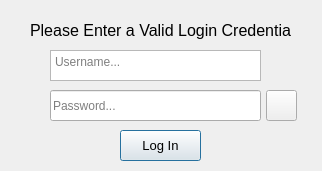
<?xml version="1.0" encoding="UTF-8"?>
<ui version="4.0">
 <class>AdminLogin</class>
 <widget class="QDialog" name="AdminLogin">
  <property name="geometry">
   <rect>
    <x>0</x>
    <y>0</y>
    <width>322</width>
    <height>171</height>
   </rect>
  </property>
  <property name="windowTitle">
   <string>Admin Login</string>
  </property>
  <widget class="QTextEdit" name="usernameText">
   <property name="geometry">
    <rect>
     <x>50</x>
     <y>50</y>
     <width>211</width>
     <height>31</height>
    </rect>
   </property>
   <property name="placeholderText">
    <string>Username...</string>
   </property>
  </widget>
  <widget class="QLabel" name="loginLabel">
   <property name="geometry">
    <rect>
     <x>30</x>
     <y>20</y>
     <width>261</width>
     <height>21</height>
    </rect>
   </property>
   <property name="font">
    <font>
     <pointsize>12</pointsize>
    </font>
   </property>
   <property name="text">
    <string>Please Enter a Valid Login Credential:</string>
   </property>
  </widget>
  <widget class="QPushButton" name="loginButton">
   <property name="geometry">
    <rect>
     <x>120</x>
     <y>130</y>
     <width>81</width>
     <height>31</height>
    </rect>
   </property>
   <property name="font">
    <font>
     <pointsize>10</pointsize>
    </font>
   </property>
   <property name="text">
    <string>Log In</string>
   </property>
  </widget>
  <widget class="QLineEdit" name="passwordText">
   <property name="geometry">
    <rect>
     <x>50</x>
     <y>90</y>
     <width>211</width>
     <height>31</height>
    </rect>
   </property>
   <property name="echoMode">
    <enum>QLineEdit::Password</enum>
   </property>
   <property name="placeholderText">
    <string>Password...</string>
   </property>
  </widget>
  <widget class="QPushButton" name="passViewButton">
   <property name="geometry">
    <rect>
     <x>266</x>
     <y>90</y>
     <width>31</width>
     <height>31</height>
    </rect>
   </property>
   <property name="text">
    <string/>
   </property>
   <property name="icon">
    <iconset theme="face-wink">
     <activeoff>../../../../Downloads/1564520_code_open_password_icon.png</activeoff>
     <activeon>../../../../Downloads/locked.png</activeon>
    </iconset>
   </property>
  </widget>
  <widget class="QLabel" name="ErrorMessage">
   <property name="enabled">
    <bool>true</bool>
   </property>
   <property name="geometry">
    <rect>
     <x>0</x>
     <y>50</y>
     <width>331</width>
     <height>41</height>
    </rect>
   </property>
   <property name="font">
    <font>
     <family>Arial</family>
     <pointsize>12</pointsize>
    </font>
   </property>
   <property name="styleSheet">
    <string notr="true">color:red;</string>
   </property>
   <property name="text">
    <string/>
   </property>
   <property name="scaledContents">
    <bool>true</bool>
   </property>
   <property name="alignment">
    <set>Qt::AlignCenter</set>
   </property>
  </widget>
 </widget>
 <resources/>
 <connections/>
</ui>
